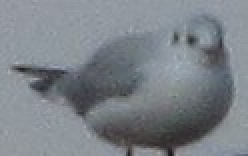
#> input picture ImageProcessing_HW04/Q4/sample4.jpg, 124 x 78 px, given in place of birds.jpg, which was not available (shown 2 times larger)
$ python q4.py
#> lines starting #> are read from the running program, lines starting #| are printed output that depends on the picture; after the words box and inside, x2 and y2 are one past the last pixel; in counts of white or black regions, pixels touching at a corner belong together; pictures that were not available may be replaced by others from this repository, and a replacement may not be noted
import numpy as np
import cv2
import skimage.feature
from skimage import color as skcolor
from matplotlib import pyplot as plt
import scipy.ndimage as ndi


def get_mask(img, indexes, image_mask, h, w):
    bgd = np.zeros((1, 65), np.float64)
    fgd = np.zeros((1, 65), np.float64)

    mask = np.zeros((img.shape[0], img.shape[1])).astype('bool')
    for i, ind in enumerate(indexes):
        img_mask = image_mask[ind[0]: ind[0] + h, ind[1]:ind[1] + w]
        new_mask = np.ones(img_mask.shape, np.uint8) * 2
        new_mask[img_mask >= 240] = 1
        new_mask[:, 0:5] = 0
        new_mask[:, -5:] = 0
        new_mask[0:5, :] = 0
        new_mask[-5:, :] = 0
        bird_image = img[ind[0]: ind[0] + h, ind[1]:ind[1] + w, :]
        bird_mask_grabcut, _, _ = cv2.grabCut(bird_image, new_mask, None, bgd, fgd, 5, cv2.GC_INIT_WITH_MASK)
        bird_mask_grabcut = np.where((bird_mask_grabcut == 2) | (bird_mask_grabcut == 0), 0, 1)
        mask[ind[0]: ind[0] + h, ind[1]:ind[1] + w] = mask[ind[0]: ind[0] + h, ind[1]:ind[1] + w] | bird_mask_grabcut
        mask[ind[0] + h:ind[0] + h, ind[1]:ind[1] + w] = True
    return mask


def match_template(img, temp, threshold):
    matched_interval = cv2.matchTemplate(img, temp, cv2.TM_CCOEFF_NORMED)
    matched_interval[matched_interval < threshold] = 0
    max = skimage.feature.peak_local_max(matched_interval, min_distance=5)
    return max


def hole_filling(edges, template_name, threshold, image):
    template = cv2.imread(template_name)
    h, w, _ = template.shape
    indexes = match_template(image, template, threshold=threshold)

    mask = np.zeros((image.shape[:2])).astype('bool')
    for ind in indexes:
        bird_edge = edges[ind[0]: ind[0] + h, ind[1]:ind[1] + w]
        fill_holes = ndi.binary_fill_holes(bird_edge)
        mask[ind[0]: ind[0] + h, ind[1]:ind[1] + w] = mask[ind[0]: ind[0] + h, ind[1]:ind[1] + w] | fill_holes
        mask[ind[0] + h:ind[0] + h, ind[1]:ind[1] + w] = True
    return mask


def find_birds_grab_cut(file_name):
    image = cv2.imread('birds.jpg')
    image_mask = cv2.imread('birds_mask.jpg', 0)
    template = cv2.imread('sample1.jpg')
    h, w, _ = template.shape
    indexes = match_template(image, template, threshold=0.61)
    mask1 = get_mask(image, indexes, image_mask, h, w)

    template = cv2.imread('sample2.jpg')
    h, w, _ = template.shape
    indexes = match_template(image, template, threshold=0.9)
    mask2 = get_mask(image, indexes, image_mask, h, w)
    mask = mask1 | mask2

    color_mask = np.zeros_like(mask)
    color_mask[mask] = 20
    image = cv2.imread('birds.jpg', 0)
    # imaged = image * mask[:, :, np.newaxis]
    imaged = skcolor.label2rgb(label=color_mask, image=image, bg_label=0)
    imaged = imaged / imaged.max() * 255
    cv2.imwrite(file_name, imaged)


def find_birds_hole_filling(file_name):
#> called with file_name = 'res10-hole-filling.jpg'
    image = cv2.imread('birds.jpg')
#> image is the input picture: shape (78, 124, 3); mean B, G, R 135.8, 129.5, 123.8
    image = cv2.blur(image, (5, 5))
    edges = cv2.Canny(image, 20, 20)
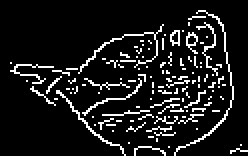
#> edges: shape (78, 124) (shown 2 times larger); 10.3% white in thin lines or dots, all inside (x1, y1, x2, y2) = (5, 5, 124, 78)
    edges = cv2.blur(edges, (5, 5))
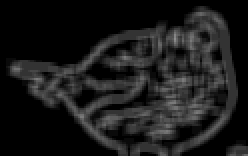
#> edges: shape (78, 124) (shown 2 times larger); min 0, max 143, mean 26.3

    mask = hole_filling(edges, 'sample1.jpg', 0.62, image)
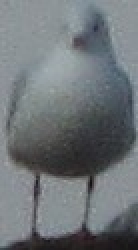
#> input picture ImageProcessing_HW04/Q4/sample1.jpg, 69 x 125 px (shown 2 times larger)
#> in hole_filling, template is the input picture: shape (125, 69, 3); mean B, G, R 119.4, 115.8, 110.1
    # plt.imshow(mask)
    # plt.show()

    mask1 = hole_filling(edges, 'sample5.jpg', 0.67, image)
    # plt.imshow(mask1)
    # plt.show()
    mask = mask | mask1

    mask2 = hole_filling(edges, 'sample2.jpg', 0.9, image)
    # plt.imshow(mask2)
    # plt.show()
    mask = mask | mask2

    mask3 = hole_filling(edges, 'sample3.jpg', 0.71, image)
    # plt.imshow(mask3)
    # plt.show()
    mask = mask | mask3

    # plt.imshow(mask)
    # plt.show()
    color_mask = np.zeros_like(mask)
    color_mask[mask] = 20
    image = cv2.imread('birds.jpg', 0)
    imaged = skcolor.label2rgb(label=color_mask, image=image, bg_label=0)
    imaged = imaged / imaged.max() * 255
    cv2.imwrite(file_name, imaged)


# find_birds_grab_cut('res10.jpg')
#> (the run stopped early here; a loop or call above may not have finished)
